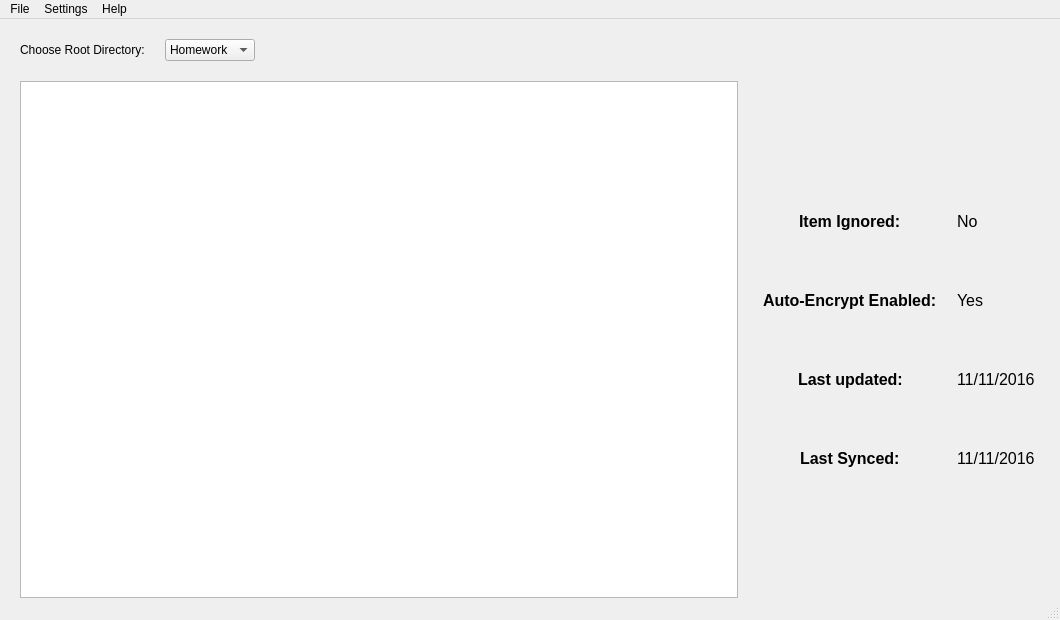
<?xml version="1.0" encoding="UTF-8"?>
<ui version="4.0">
 <class>MainWindow</class>
 <widget class="QMainWindow" name="MainWindow">
  <property name="geometry">
   <rect>
    <x>0</x>
    <y>0</y>
    <width>1060</width>
    <height>620</height>
   </rect>
  </property>
  <property name="minimumSize">
   <size>
    <width>1060</width>
    <height>620</height>
   </size>
  </property>
  <property name="windowTitle">
   <string>Sync Or Swim</string>
  </property>
  <property name="windowIcon">
   <iconset>
    <normaloff>resources/syncOrSwimLogo.png</normaloff>resources/syncOrSwimLogo.png</iconset>
  </property>
  <widget class="QWidget" name="centralwidget">
   <layout class="QVBoxLayout" name="verticalLayout">
    <property name="spacing">
     <number>20</number>
    </property>
    <property name="leftMargin">
     <number>20</number>
    </property>
    <property name="topMargin">
     <number>20</number>
    </property>
    <property name="rightMargin">
     <number>20</number>
    </property>
    <property name="bottomMargin">
     <number>0</number>
    </property>
    <item>
     <layout class="QHBoxLayout" name="horizontalLayout_2">
      <item>
       <widget class="QLabel" name="rootLabel">
        <property name="sizePolicy">
         <sizepolicy hsizetype="Fixed" vsizetype="Preferred">
          <horstretch>0</horstretch>
          <verstretch>0</verstretch>
         </sizepolicy>
        </property>
        <property name="text">
         <string>Choose Root Directory:</string>
        </property>
        <property name="textFormat">
         <enum>Qt::AutoText</enum>
        </property>
       </widget>
      </item>
      <item>
       <widget class="QComboBox" name="rootDirComboBox">
        <property name="sizePolicy">
         <sizepolicy hsizetype="Fixed" vsizetype="Fixed">
          <horstretch>0</horstretch>
          <verstretch>0</verstretch>
         </sizepolicy>
        </property>
        <item>
         <property name="text">
          <string>Homework</string>
         </property>
        </item>
       </widget>
      </item>
      <item>
       <spacer name="horizontalSpacer">
        <property name="orientation">
         <enum>Qt::Horizontal</enum>
        </property>
        <property name="sizeType">
         <enum>QSizePolicy::Expanding</enum>
        </property>
        <property name="sizeHint" stdset="0">
         <size>
          <width>40</width>
          <height>20</height>
         </size>
        </property>
       </spacer>
      </item>
     </layout>
    </item>
    <item>
     <layout class="QHBoxLayout" name="horizontalLayout">
      <property name="sizeConstraint">
       <enum>QLayout::SetDefaultConstraint</enum>
      </property>
      <item>
       <widget class="QTreeView" name="fileSystemView"/>
      </item>
      <item>
       <layout class="QFormLayout" name="formLayout">
        <property name="fieldGrowthPolicy">
         <enum>QFormLayout::AllNonFixedFieldsGrow</enum>
        </property>
        <property name="labelAlignment">
         <set>Qt::AlignCenter</set>
        </property>
        <property name="formAlignment">
         <set>Qt::AlignCenter</set>
        </property>
        <property name="horizontalSpacing">
         <number>20</number>
        </property>
        <property name="verticalSpacing">
         <number>60</number>
        </property>
        <property name="leftMargin">
         <number>5</number>
        </property>
        <property name="rightMargin">
         <number>5</number>
        </property>
        <item row="0" column="0">
         <widget class="QLabel" name="ignoredTitleLabel">
          <property name="font">
           <font>
            <pointsize>12</pointsize>
            <weight>75</weight>
            <bold>true</bold>
           </font>
          </property>
          <property name="text">
           <string>Item Ignored:</string>
          </property>
         </widget>
        </item>
        <item row="0" column="1">
         <widget class="QLabel" name="ingoreOutput">
          <property name="font">
           <font>
            <pointsize>12</pointsize>
           </font>
          </property>
          <property name="text">
           <string>No</string>
          </property>
         </widget>
        </item>
        <item row="1" column="0">
         <widget class="QLabel" name="encryptEnableTitleLabel">
          <property name="font">
           <font>
            <pointsize>12</pointsize>
            <weight>75</weight>
            <bold>true</bold>
           </font>
          </property>
          <property name="text">
           <string>Auto-Encrypt Enabled:</string>
          </property>
         </widget>
        </item>
        <item row="1" column="1">
         <widget class="QLabel" name="encryptOutput">
          <property name="font">
           <font>
            <pointsize>12</pointsize>
           </font>
          </property>
          <property name="text">
           <string>Yes</string>
          </property>
         </widget>
        </item>
        <item row="2" column="0">
         <widget class="QLabel" name="lastUpatedTitleLabel">
          <property name="font">
           <font>
            <pointsize>12</pointsize>
            <weight>75</weight>
            <bold>true</bold>
           </font>
          </property>
          <property name="text">
           <string>Last updated:</string>
          </property>
         </widget>
        </item>
        <item row="2" column="1">
         <widget class="QLabel" name="lastUpdatedOutput">
          <property name="font">
           <font>
            <pointsize>12</pointsize>
           </font>
          </property>
          <property name="text">
           <string>11/11/2016</string>
          </property>
         </widget>
        </item>
        <item row="3" column="0">
         <widget class="QLabel" name="lastSyncedTitleLabel">
          <property name="font">
           <font>
            <pointsize>12</pointsize>
            <weight>75</weight>
            <bold>true</bold>
           </font>
          </property>
          <property name="text">
           <string>Last Synced:</string>
          </property>
         </widget>
        </item>
        <item row="3" column="1">
         <widget class="QLabel" name="lastSyncedOutput">
          <property name="font">
           <font>
            <pointsize>12</pointsize>
           </font>
          </property>
          <property name="text">
           <string>11/11/2016</string>
          </property>
         </widget>
        </item>
       </layout>
      </item>
     </layout>
    </item>
   </layout>
  </widget>
  <widget class="QMenuBar" name="menubar">
   <property name="geometry">
    <rect>
     <x>0</x>
     <y>0</y>
     <width>1060</width>
     <height>26</height>
    </rect>
   </property>
   <widget class="QMenu" name="menuFile">
    <property name="title">
     <string>File</string>
    </property>
    <addaction name="actionEncrypt_Local_File"/>
    <addaction name="actionCreate_New_Encryption_Key"/>
    <addaction name="separator"/>
    <addaction name="actionExit"/>
   </widget>
   <widget class="QMenu" name="menuSettings">
    <property name="title">
     <string>Settings</string>
    </property>
    <addaction name="actionSet_Remote_File_System_Target"/>
    <addaction name="actionSet_Encryption_Options"/>
    <addaction name="separator"/>
    <addaction name="actionManage_Root_Directories_2"/>
   </widget>
   <widget class="QMenu" name="menuHelp">
    <property name="title">
     <string>Help</string>
    </property>
    <addaction name="actionDocumentation"/>
    <addaction name="separator"/>
    <addaction name="actionContact_Us"/>
   </widget>
   <addaction name="menuFile"/>
   <addaction name="menuSettings"/>
   <addaction name="menuHelp"/>
  </widget>
  <widget class="QStatusBar" name="statusbar"/>
  <action name="actionEncrypt_Local_File">
   <property name="text">
    <string>Encrypt Local File</string>
   </property>
  </action>
  <action name="actionManage_Root_Directories">
   <property name="text">
    <string>Manage Root Directories</string>
   </property>
  </action>
  <action name="actionCreate_New_Encryption_Key">
   <property name="text">
    <string>Create New Encryption Key</string>
   </property>
  </action>
  <action name="actionSet_Remote_File_System_Target">
   <property name="text">
    <string>Set Remote File System Target</string>
   </property>
  </action>
  <action name="actionSet_Encryption_Options">
   <property name="text">
    <string>Set Encryption Options</string>
   </property>
  </action>
  <action name="actionDocumentation">
   <property name="text">
    <string>Documentation</string>
   </property>
  </action>
  <action name="actionContact_Us">
   <property name="text">
    <string>Contact Us</string>
   </property>
  </action>
  <action name="actionManage_Root_Directories_2">
   <property name="text">
    <string>Manage Root Directories</string>
   </property>
  </action>
  <action name="actionExit">
   <property name="text">
    <string>Exit</string>
   </property>
  </action>
 </widget>
 <resources/>
 <connections/>
</ui>
